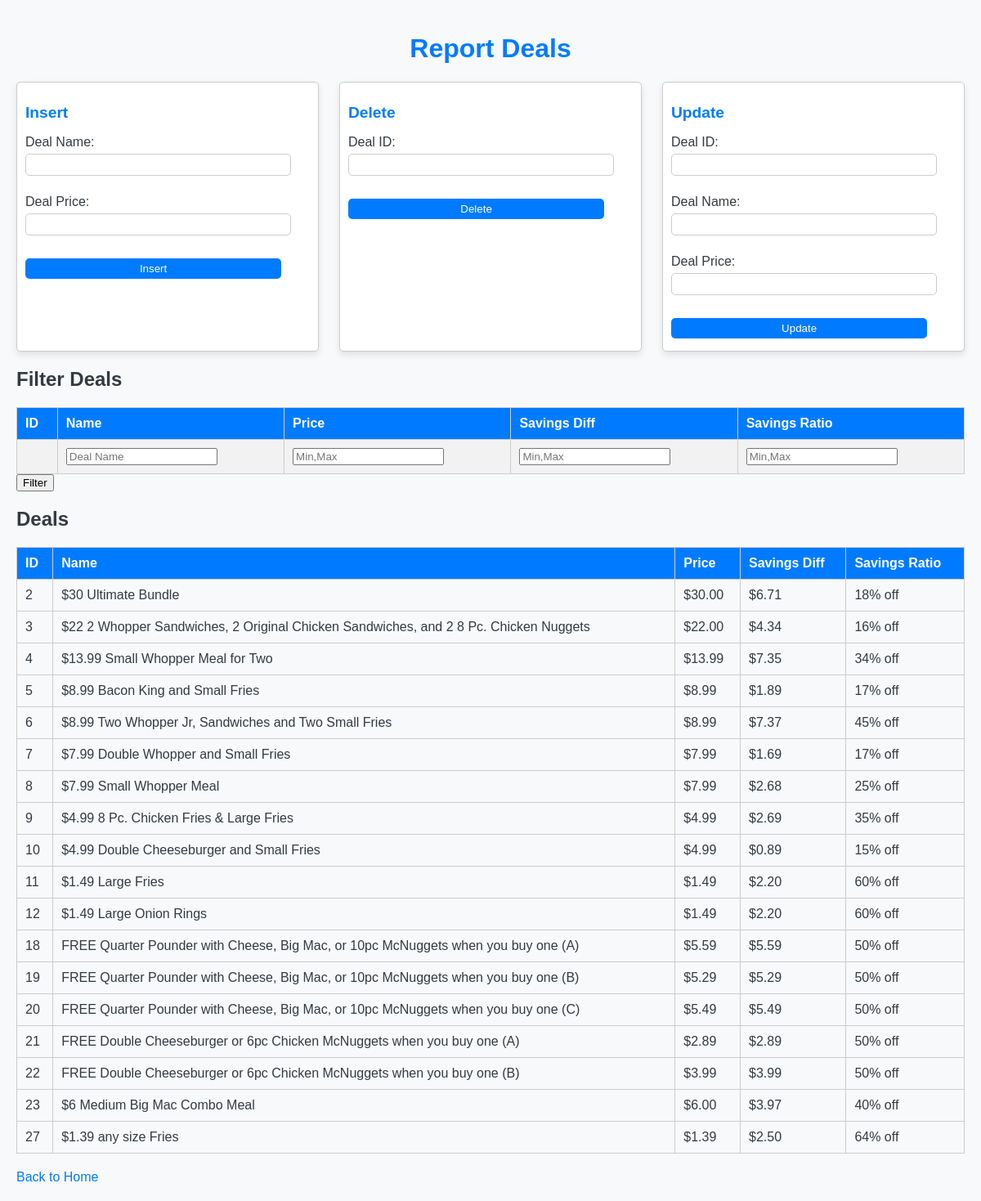
/report_deal, run on an earlier commit of the app's database.
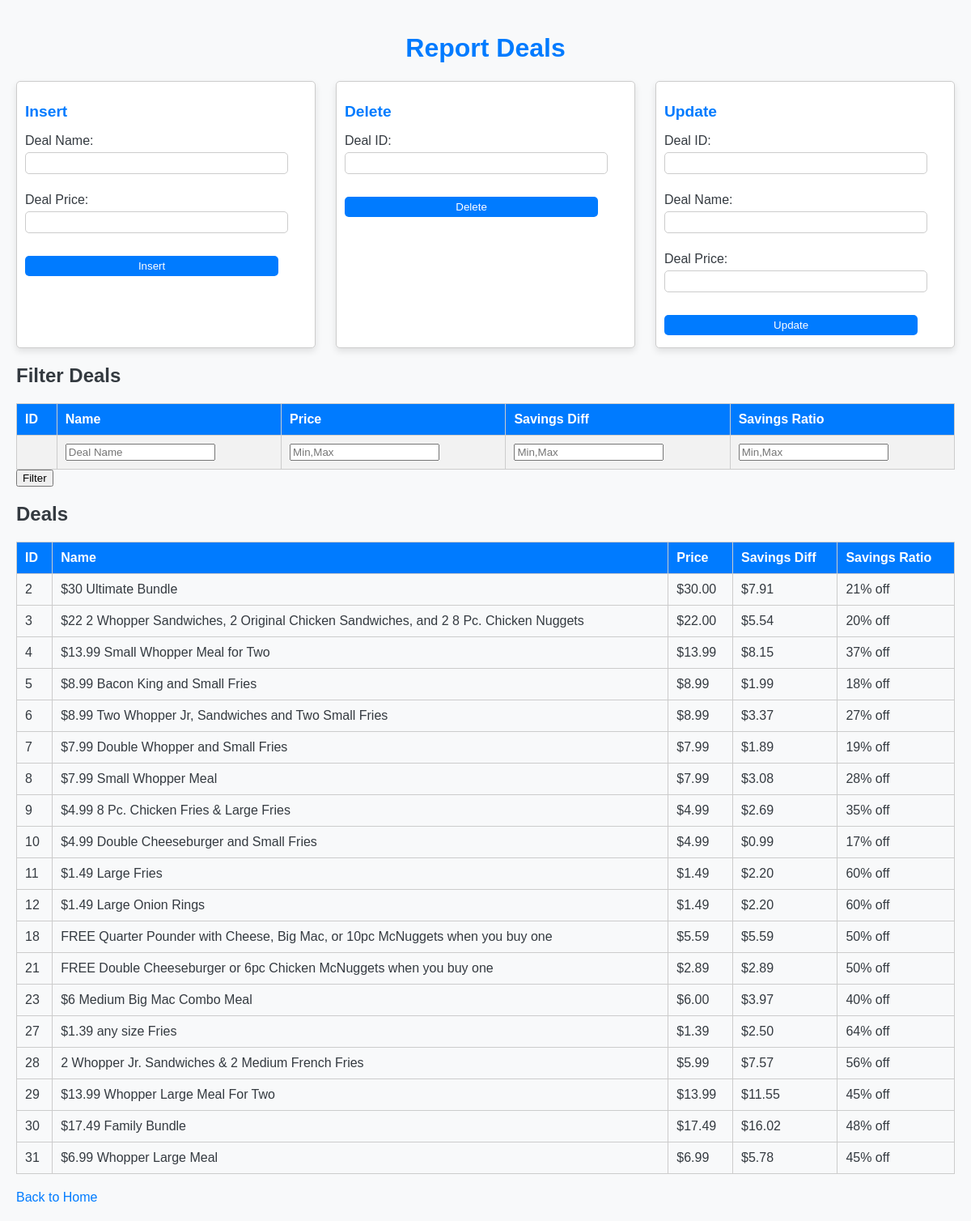
And on a later commit of the database.
### tables this page shows
CREATE TABLE Deals (DealID INTEGER PRIMARY KEY AUTOINCREMENT, RestaurantCode TEXT (3), DealType TEXT, DealName VARCHAR (50), DealPrice REAL);

### Restaurant.py (the view)
@app.route('/report_deal', methods=['GET', 'POST'])
def report_deals():
    query = '''
        SELECT Deals.DealID, Deals.DealName, Deals.DealPrice, Product.ProductName, Product.MenuPrice
        FROM Deals
        JOIN ProductDeals ON Deals.DealID = ProductDeals.DealID
        JOIN Product ON ProductDeals.ProductID = Product.ProductID
    '''
    params = ()
    if request.method == 'POST':
        filter_type = request.form['filter_type']
        filter_value = request.form['filter_value']
        if filter_type == 'deal_name':
            query += " WHERE Deals.DealName LIKE ?"
            params = ('%' + filter_value + '%',)
    conn = get_db_connection()
    deals = conn.execute(query, params).fetchall()
    conn.close()
    formatted_deals = []
    current_deal = None
    for deal in deals:
        if current_deal and current_deal['DealID'] != deal['DealID']:
            total_individual_price = sum([p['MenuPrice'] for p in current_deal['Products']])
            savingsDiff = total_individual_price - current_deal['DealPrice']
            savingsRatio = (1 - (current_deal['DealPrice'] / total_individual_price)) * 100
            current_deal['TotalIndividualPrice'] = total_individual_price
            current_deal['SavingsDiff'] = savingsDiff
            current_deal['SavingsRatio'] = savingsRatio
            formatted_deals.append(current_deal)
        if not current_deal or current_deal['DealID'] != deal['DealID']:
            current_deal = {
                'DealID': deal['DealID'],
                'DealName': deal['DealName'],
                'DealPrice': deal['DealPrice'],
                'Products': []
            }
        current_deal['Products'].append({
            'ProductName': deal['ProductName'],
            'MenuPrice': deal['MenuPrice']
        })
    if current_deal:
        total_individual_price = sum([p['MenuPrice'] for p in current_deal['Products']])
        savingsDiff = total_individual_price - current_deal['DealPrice']
        savingsRatio = (1 - (current_deal['DealPrice'] / total_individual_price)) * 100
        current_deal['TotalIndividualPrice'] = total_individual_price
        current_deal['SavingsDiff'] = savingsDiff
        current_deal['SavingsRatio'] = savingsRatio
        formatted_deals.append(current_deal)
    return render_template('report_deal.html', deals=formatted_deals)

### Restaurant.py (called while the page is built)
def get_db_connection():
    conn = sqlite3.connect('products_and_deals.db')
    conn.row_factory = sqlite3.Row
    return conn

### Templates/report_deal.html (shortened to what this page needs)
<!DOCTYPE html>
<html>
<head>
</head>
<body>
    <h1>Report Deals</h1>
    <div class="form-container">
        <form method="post" action="{{ url_for('insert_deal') }}">
            <h2>Insert</h2>
            Deal Name: <input type="text" name="deal_name"><br>
            Deal Price: <input type="text" name="deal_price"><br>
            <input type="submit" value="Insert">
        </form>
        <form method="post" action="{{ url_for('delete_deal') }}">
            <h2>Delete</h2>
            Deal ID: <input type="text" name="deal_id"><br>
            <input type="submit" value="Delete">
        </form>
        <form method="post" action="{{ url_for('update_deal') }}">
            <h2>Update</h2>
            Deal ID: <input type="text" name="deal_id"><br>
            Deal Name: <input type="text" name="deal_name"><br>
            Deal Price: <input type="text" name="deal_price"><br>
            <input type="submit" value="Update">
        </form>
    </div>
    <h2>Filter Deals</h2>
    <form method="post" action="{{ url_for('report_deals') }}">
        <table>
            <tr>
                <th>ID</th>
                <th>Name</th>
                <th>Price</th>
                <th>Savings Diff</th>
                <th>Savings Ratio</th>
            </tr>
            <tr>
                <td></td>
                <td><input type="text" name="deal_name" placeholder="Deal Name"></td>
                <td><input type="text" name="deal_price" placeholder="Min,Max"></td>
                <td><input type="text" name="savings_diff" placeholder="Min,Max"></td>
                <td><input type="text" name="savings_ratio" placeholder="Min,Max"></td>
            </tr>
        </table>
        <input type="submit" value="Filter">
    </form>
    <h2>Deals</h2>
    <table id="dealsTable">
        <thead>
            <tr>
                <th data-column="DealID">ID</th>
                <th data-column="DealName">Name</th>
                <th data-column="DealPrice">Price</th>
                <th data-column="SavingsDiff">Savings Diff</th>
                <th data-column="SavingsRatio">Savings Ratio</th>
            </tr>
        </thead>
        <tbody>
            {% for deal in deals %}
            <tr data-deal-id="{{ deal.DealID }}">
                <td>{{ deal.DealID }}</td>
                <td>{{ deal.DealName }}</td>
                <td>${{ "%.2f"|format(deal.DealPrice) }}</td>
                <td>${{ "%.2f"|format(deal.SavingsDiff) }}</td>
                <td>{{ "%.0f"|format(deal.SavingsRatio) }}% off</td>
            </tr>
            {% endfor %}
        </tbody>
    </table>
    <a href="{{ url_for('index') }}">Back to Home</a>
</body>
</html>

### Templates/report_deal.html (style rules this page uses)
body { font-family: Arial, sans-serif; background-color: #f8f9fa; color: #343a40; margin: 0; padding: 20px; }
h1 { color: #007bff; text-align: center; }
.form-container { display: flex; justify-content: space-between; margin-bottom: 20px; gap: 10px; }
.form-container form { border: 1px solid #ccc; border-radius: 5px; padding: 10px; background-color: #fff; width: 30%; box-shadow: 0 4px 8px rgba(0, 0, 0, 0.1); }
.form-container form h2 { color: #007bff; font-size: 1.2em; }
.form-container form input[type="text"], .form-container form input[type="submit"] { display: block; width: 90%; padding: 5px; margin: 5px 0; border-radius: 5px; border: 1px solid #ccc; }
.form-container form input[type="submit"] { background-color: #007bff; color: #fff; cursor: pointer; border: none; }
table { width: 100%; border-collapse: collapse; margin-top: 20px; }
table, th, td { border: 1px solid #ccc; }
th, td { padding: 10px; text-align: left; }
th { background-color: #007bff; color: #fff; cursor: pointer; }
tr:nth-child(even) { background-color: #f2f2f2; }
a { display: inline-block; margin-top: 20px; text-decoration: none; color: #007bff; }

What changed in the data, as far as the page shows it:
removed Deals: DealID "19", DealName "FREE Quarter Pounder with Cheese, Big Mac, or 10pc McNuggets when you buy one (B)", DealPrice "5.29", SavingsDiff "5.29", SavingsRatio "50"
removed Deals: DealID "20", DealName "FREE Quarter Pounder with Cheese, Big Mac, or 10pc McNuggets when you buy one (C)", DealPrice "5.49", SavingsDiff "5.49", SavingsRatio "50"
removed Deals: DealID "22", DealName "FREE Double Cheeseburger or 6pc Chicken McNuggets when you buy one (B)", DealPrice "3.99", SavingsDiff "3.99", SavingsRatio "50"
computed for Deals "$30 Ultimate Bundle": SavingsDiff "6.71" → "7.91"; SavingsRatio "18" → "21"
computed for Deals id 3: SavingsDiff "4.34" → "5.54"; SavingsRatio "16" → "20"
computed for Deals "$13.99 Small Whopper Meal for Two": SavingsDiff "7.35" → "8.15"; SavingsRatio "34" → "37"
computed for Deals "$8.99 Bacon King and Small Fries": SavingsDiff "1.89" → "1.99"; SavingsRatio "17" → "18"
computed for Deals "$8.99 Two Whopper Jr, Sandwiches and Two Small Fries": SavingsDiff "7.37" → "3.37"; SavingsRatio "45" → "27"
computed for Deals "$7.99 Double Whopper and Small Fries": SavingsDiff "1.69" → "1.89"; SavingsRatio "17" → "19"
computed for Deals "$7.99 Small Whopper Meal": SavingsDiff "2.68" → "3.08"; SavingsRatio "25" → "28"
computed for Deals "$4.99 Double Cheeseburger and Small Fries": SavingsDiff "0.89" → "0.99"; SavingsRatio "15" → "17"
changed Deals id 18: DealName "FREE Quarter Pounder with Cheese, Big Mac, or 10pc McNuggets when you buy one (A)" → "FREE Quarter Pounder with Cheese, Big Mac, or 10pc McNuggets when you buy one"
changed Deals id 21: DealName "FREE Double Cheeseburger or 6pc Chicken McNuggets when you buy one (A)" → "FREE Double Cheeseburger or 6pc Chicken McNuggets when you buy one"
added Deals: DealID "28", DealName "2 Whopper Jr. Sandwiches & 2 Medium French Fries", DealPrice "5.99", SavingsDiff "7.57", SavingsRatio "56"
added Deals: DealID "29", DealName "$13.99 Whopper Large Meal For Two", DealPrice "13.99", SavingsDiff "11.55", SavingsRatio "45"
added Deals: DealID "30", DealName "$17.49 Family Bundle", DealPrice "17.49", SavingsDiff "16.02", SavingsRatio "48"
added Deals: DealID "31", DealName "$6.99 Whopper Large Meal", DealPrice "6.99", SavingsDiff "5.78", SavingsRatio "45"
